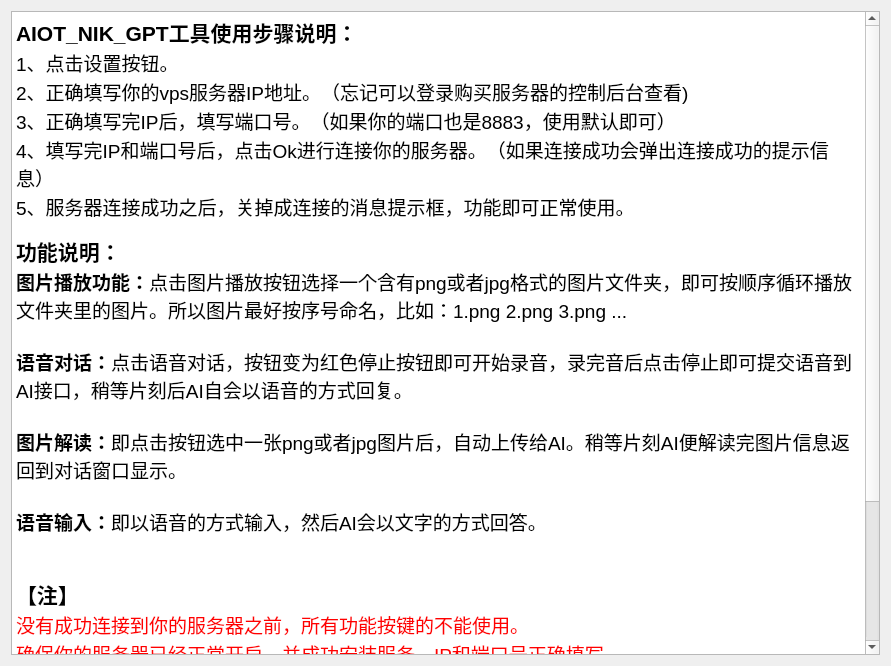
<?xml version="1.0" encoding="UTF-8"?>
<ui version="4.0">
 <class>HelpDialog</class>
 <widget class="QDialog" name="HelpDialog">
  <property name="geometry">
   <rect>
    <x>0</x>
    <y>0</y>
    <width>891</width>
    <height>666</height>
   </rect>
  </property>
  <property name="windowTitle">
   <string>Help</string>
  </property>
  <layout class="QGridLayout" name="gridLayout">
   <item row="0" column="0">
    <widget class="QTextBrowser" name="textBrowser">
     <property name="html">
      <string>&lt;!DOCTYPE HTML PUBLIC &quot;-//W3C//DTD HTML 4.0//EN&quot; &quot;http://www.w3.org/TR/REC-html40/strict.dtd&quot;&gt;
&lt;html&gt;&lt;head&gt;&lt;meta name=&quot;qrichtext&quot; content=&quot;1&quot; /&gt;&lt;style type=&quot;text/css&quot;&gt;
p, li { white-space: pre-wrap; }
&lt;/style&gt;&lt;/head&gt;&lt;body style=&quot; font-family:'SimSun'; font-size:9pt; font-weight:400; font-style:normal;&quot;&gt;
&lt;p style=&quot; margin-top:0px; margin-bottom:0px; margin-left:0px; margin-right:0px; -qt-block-indent:0; text-indent:0px;&quot;&gt;&lt;span style=&quot; font-size:16pt; font-weight:600;&quot;&gt;AIOT_NIK_GPT工具使用步骤说明：&lt;/span&gt;&lt;/p&gt;
&lt;p style=&quot; margin-top:0px; margin-bottom:0px; margin-left:0px; margin-right:0px; -qt-block-indent:0; text-indent:0px;&quot;&gt;&lt;span style=&quot; font-size:14pt;&quot;&gt;1、点击设置按钮。&lt;/span&gt;&lt;/p&gt;
&lt;p style=&quot; margin-top:0px; margin-bottom:0px; margin-left:0px; margin-right:0px; -qt-block-indent:0; text-indent:0px;&quot;&gt;&lt;span style=&quot; font-size:14pt;&quot;&gt;2、正确填写你的vps服务器IP地址。（忘记可以登录购买服务器的控制后台查看)&lt;/span&gt;&lt;/p&gt;
&lt;p style=&quot; margin-top:0px; margin-bottom:0px; margin-left:0px; margin-right:0px; -qt-block-indent:0; text-indent:0px;&quot;&gt;&lt;span style=&quot; font-size:14pt;&quot;&gt;3、正确填写完IP后，填写端口号。（如果你的端口也是8883，使用默认即可）&lt;/span&gt;&lt;/p&gt;
&lt;p style=&quot; margin-top:0px; margin-bottom:0px; margin-left:0px; margin-right:0px; -qt-block-indent:0; text-indent:0px;&quot;&gt;&lt;span style=&quot; font-size:14pt;&quot;&gt;4、填写完IP和端口号后，点击Ok进行连接你的服务器。（如果连接成功会弹出连接成功的提示信息）&lt;/span&gt;&lt;/p&gt;
&lt;p style=&quot; margin-top:0px; margin-bottom:0px; margin-left:0px; margin-right:0px; -qt-block-indent:0; text-indent:0px;&quot;&gt;&lt;span style=&quot; font-size:14pt;&quot;&gt;5、服务器连接成功之后，关掉成连接的消息提示框，功能即可正常使用。&lt;/span&gt;&lt;/p&gt;
&lt;p style=&quot;-qt-paragraph-type:empty; margin-top:0px; margin-bottom:0px; margin-left:0px; margin-right:0px; -qt-block-indent:0; text-indent:0px;&quot;&gt;&lt;br /&gt;&lt;/p&gt;
&lt;p style=&quot; margin-top:0px; margin-bottom:0px; margin-left:0px; margin-right:0px; -qt-block-indent:0; text-indent:0px;&quot;&gt;&lt;span style=&quot; font-size:16pt; font-weight:600;&quot;&gt;功能说明：&lt;/span&gt;&lt;/p&gt;
&lt;p style=&quot; margin-top:0px; margin-bottom:0px; margin-left:0px; margin-right:0px; -qt-block-indent:0; text-indent:0px;&quot;&gt;&lt;span style=&quot; font-size:14pt; font-weight:600;&quot;&gt;图片播放功能：&lt;/span&gt;&lt;span style=&quot; font-size:14pt;&quot;&gt;点击图片播放按钮选择一个含有png或者jpg格式的图片文件夹，即可按顺序循环播放文件夹里的图片。所以图片最好按序号命名，比如：1.png 2.png 3.png ...&lt;/span&gt;&lt;/p&gt;
&lt;p style=&quot;-qt-paragraph-type:empty; margin-top:0px; margin-bottom:0px; margin-left:0px; margin-right:0px; -qt-block-indent:0; text-indent:0px; font-size:14pt;&quot;&gt;&lt;br /&gt;&lt;/p&gt;
&lt;p style=&quot; margin-top:0px; margin-bottom:0px; margin-left:0px; margin-right:0px; -qt-block-indent:0; text-indent:0px;&quot;&gt;&lt;span style=&quot; font-size:14pt; font-weight:600;&quot;&gt;语音对话：&lt;/span&gt;&lt;span style=&quot; font-size:14pt;&quot;&gt;点击语音对话，按钮变为红色停止按钮即可开始录音，录完音后点击停止即可提交语音到AI接口，稍等片刻后AI自会以语音的方式回复。&lt;/span&gt;&lt;/p&gt;
&lt;p style=&quot;-qt-paragraph-type:empty; margin-top:0px; margin-bottom:0px; margin-left:0px; margin-right:0px; -qt-block-indent:0; text-indent:0px; font-size:14pt;&quot;&gt;&lt;br /&gt;&lt;/p&gt;
&lt;p style=&quot; margin-top:0px; margin-bottom:0px; margin-left:0px; margin-right:0px; -qt-block-indent:0; text-indent:0px;&quot;&gt;&lt;span style=&quot; font-size:14pt; font-weight:600;&quot;&gt;图片解读：&lt;/span&gt;&lt;span style=&quot; font-size:14pt;&quot;&gt;即点击按钮选中一张png或者jpg图片后，自动上传给AI。稍等片刻AI便解读完图片信息返回到对话窗口显示。&lt;/span&gt;&lt;/p&gt;
&lt;p style=&quot;-qt-paragraph-type:empty; margin-top:0px; margin-bottom:0px; margin-left:0px; margin-right:0px; -qt-block-indent:0; text-indent:0px; font-size:14pt;&quot;&gt;&lt;br /&gt;&lt;/p&gt;
&lt;p style=&quot; margin-top:0px; margin-bottom:0px; margin-left:0px; margin-right:0px; -qt-block-indent:0; text-indent:0px;&quot;&gt;&lt;span style=&quot; font-size:14pt; font-weight:600;&quot;&gt;语音输入：&lt;/span&gt;&lt;span style=&quot; font-size:14pt;&quot;&gt;即以语音的方式输入，然后AI会以文字的方式回答。&lt;/span&gt;&lt;/p&gt;
&lt;p style=&quot;-qt-paragraph-type:empty; margin-top:0px; margin-bottom:0px; margin-left:0px; margin-right:0px; -qt-block-indent:0; text-indent:0px;&quot;&gt;&lt;br /&gt;&lt;/p&gt;
&lt;p style=&quot;-qt-paragraph-type:empty; margin-top:0px; margin-bottom:0px; margin-left:0px; margin-right:0px; -qt-block-indent:0; text-indent:0px;&quot;&gt;&lt;br /&gt;&lt;/p&gt;
&lt;p style=&quot;-qt-paragraph-type:empty; margin-top:0px; margin-bottom:0px; margin-left:0px; margin-right:0px; -qt-block-indent:0; text-indent:0px;&quot;&gt;&lt;br /&gt;&lt;/p&gt;
&lt;p style=&quot; margin-top:0px; margin-bottom:0px; margin-left:0px; margin-right:0px; -qt-block-indent:0; text-indent:0px;&quot;&gt;&lt;span style=&quot; font-size:16pt; font-weight:600;&quot;&gt;【注】&lt;/span&gt;&lt;/p&gt;
&lt;p style=&quot; margin-top:0px; margin-bottom:0px; margin-left:0px; margin-right:0px; -qt-block-indent:0; text-indent:0px;&quot;&gt;&lt;span style=&quot; font-size:14pt; color:#ff0000;&quot;&gt;没有成功连接到你的服务器之前，所有功能按键的不能使用。&lt;/span&gt;&lt;/p&gt;
&lt;p style=&quot; margin-top:0px; margin-bottom:0px; margin-left:0px; margin-right:0px; -qt-block-indent:0; text-indent:0px;&quot;&gt;&lt;span style=&quot; font-size:14pt; color:#ff0000;&quot;&gt;确保你的服务器已经正常开启，并成功安装服务，IP和端口号正确填写。&lt;/span&gt;&lt;/p&gt;
&lt;p style=&quot; margin-top:0px; margin-bottom:0px; margin-left:0px; margin-right:0px; -qt-block-indent:0; text-indent:0px;&quot;&gt;&lt;span style=&quot; font-size:14pt; color:#ff0000;&quot;&gt;软件如果出现关闭不了的情况，直接在任务管理器里关掉即可，该软件是32位操作系统下编译生成的，这可能会不兼容64位操作系统导致的。&lt;/span&gt;&lt;/p&gt;
&lt;p style=&quot;-qt-paragraph-type:empty; margin-top:0px; margin-bottom:0px; margin-left:0px; margin-right:0px; -qt-block-indent:0; text-indent:0px;&quot;&gt;&lt;br /&gt;&lt;/p&gt;
&lt;p style=&quot;-qt-paragraph-type:empty; margin-top:0px; margin-bottom:0px; margin-left:0px; margin-right:0px; -qt-block-indent:0; text-indent:0px;&quot;&gt;&lt;br /&gt;&lt;/p&gt;
&lt;p style=&quot; margin-top:0px; margin-bottom:0px; margin-left:0px; margin-right:0px; -qt-block-indent:0; text-indent:0px;&quot;&gt;&lt;span style=&quot; font-size:16pt; font-weight:600;&quot;&gt;联系方式：&lt;/span&gt;&lt;/p&gt;
&lt;p style=&quot; margin-top:0px; margin-bottom:0px; margin-left:0px; margin-right:0px; -qt-block-indent:0; text-indent:0px;&quot;&gt;&lt;span style=&quot; font-size:14pt;&quot;&gt;QQ:3180539079&lt;/span&gt;&lt;/p&gt;
&lt;p style=&quot; margin-top:0px; margin-bottom:0px; margin-left:0px; margin-right:0px; -qt-block-indent:0; text-indent:0px;&quot;&gt;&lt;span style=&quot; font-size:14pt;&quot;&gt;邮箱:aiot_nik_talk@163.com&lt;/span&gt;&lt;/p&gt;&lt;/body&gt;&lt;/html&gt;</string>
     </property>
    </widget>
   </item>
  </layout>
 </widget>
 <resources/>
 <connections/>
</ui>
